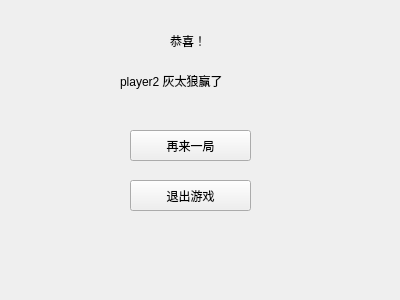
<?xml version="1.0" encoding="UTF-8"?>
<ui version="4.0">
 <class>end2</class>
 <widget class="QWidget" name="end2">
  <property name="geometry">
   <rect>
    <x>0</x>
    <y>0</y>
    <width>400</width>
    <height>300</height>
   </rect>
  </property>
  <property name="windowTitle">
   <string>Form</string>
  </property>
  <widget class="QLabel" name="label">
   <property name="geometry">
    <rect>
     <x>170</x>
     <y>30</y>
     <width>91</width>
     <height>21</height>
    </rect>
   </property>
   <property name="text">
    <string>恭喜！</string>
   </property>
  </widget>
  <widget class="QLabel" name="label_2">
   <property name="geometry">
    <rect>
     <x>120</x>
     <y>60</y>
     <width>141</width>
     <height>41</height>
    </rect>
   </property>
   <property name="text">
    <string>player2 灰太狼赢了</string>
   </property>
  </widget>
  <widget class="QPushButton" name="pushButton">
   <property name="geometry">
    <rect>
     <x>130</x>
     <y>130</y>
     <width>121</width>
     <height>31</height>
    </rect>
   </property>
   <property name="text">
    <string>再来一局</string>
   </property>
  </widget>
  <widget class="QPushButton" name="pushButton_2">
   <property name="geometry">
    <rect>
     <x>130</x>
     <y>180</y>
     <width>121</width>
     <height>31</height>
    </rect>
   </property>
   <property name="text">
    <string>退出游戏</string>
   </property>
  </widget>
 </widget>
 <resources/>
 <connections/>
</ui>
